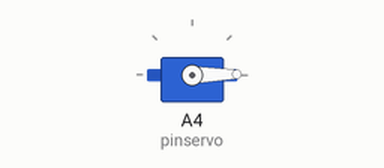
The sketch below on a simulated Arduino Uno, built with avr-gcc and run on an emulated ATmega328P. On the bench: servo.

Above: at 0.05 s.
At 4.0 s:
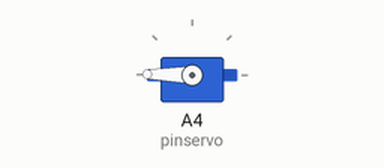
Timing chart, 0 to 5.2 s (numbered marks = the images above):
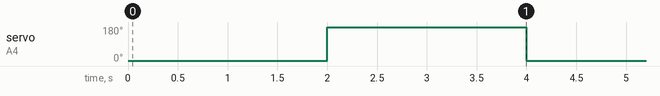

The sketch:

servo.ino
```cpp
#include <Servo.h>

// pin ded connexion du servo (A4 == 23)
#define pinservo A4

Servo myServo;

/*
* initialisation
*/
void setup() {
  myServo.attach(pinservo);
}


/*
 * on met le servo d'un coté et une seconde apres de l'autre
 */
void loop() {
  myServo.write(1);
  delay(2000);
  myServo.write(179);
  delay(2000);
}
```

Measured:
- by itself, servo on A4 (pinservo): alternates 179° for 2.0 s and 1° for 2.0 s
